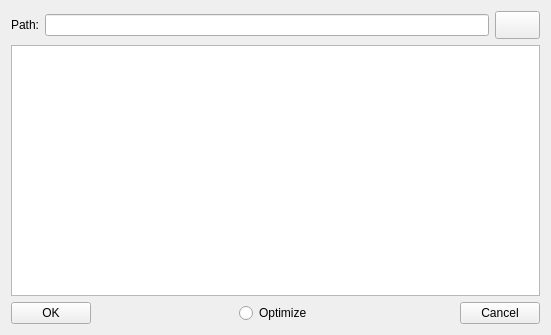
<?xml version="1.0" encoding="UTF-8"?>
<ui version="4.0">
 <class>DPLL_Widget</class>
 <widget class="QWidget" name="DPLL_Widget">
  <property name="geometry">
   <rect>
    <x>0</x>
    <y>0</y>
    <width>551</width>
    <height>335</height>
   </rect>
  </property>
  <property name="windowTitle">
   <string>DPLL</string>
  </property>
  <property name="windowIcon">
   <iconset resource="res.qrc">
    <normaloff>:/Images/files/01.png</normaloff>:/Images/files/01.png</iconset>
  </property>
  <layout class="QGridLayout" name="gridLayout">
   <item row="2" column="0">
    <widget class="QTextBrowser" name="textBrowser"/>
   </item>
   <item row="3" column="0">
    <layout class="QHBoxLayout" name="horizontalLayout">
     <item>
      <widget class="QPushButton" name="pushButton">
       <property name="text">
        <string>OK</string>
       </property>
      </widget>
     </item>
     <item>
      <spacer name="horizontalSpacer">
       <property name="orientation">
        <enum>Qt::Horizontal</enum>
       </property>
       <property name="sizeHint" stdset="0">
        <size>
         <width>40</width>
         <height>20</height>
        </size>
       </property>
      </spacer>
     </item>
     <item>
      <widget class="QRadioButton" name="radioButton">
       <property name="maximumSize">
        <size>
         <width>200</width>
         <height>16777215</height>
        </size>
       </property>
       <property name="text">
        <string>Optimize</string>
       </property>
      </widget>
     </item>
     <item>
      <spacer name="horizontalSpacer_2">
       <property name="orientation">
        <enum>Qt::Horizontal</enum>
       </property>
       <property name="sizeHint" stdset="0">
        <size>
         <width>40</width>
         <height>20</height>
        </size>
       </property>
      </spacer>
     </item>
     <item>
      <widget class="QPushButton" name="pushButton_2">
       <property name="text">
        <string>Cancel</string>
       </property>
      </widget>
     </item>
    </layout>
   </item>
   <item row="1" column="0">
    <layout class="QHBoxLayout" name="horizontalLayout_2">
     <item>
      <widget class="QLabel" name="label">
       <property name="text">
        <string>Path:</string>
       </property>
      </widget>
     </item>
     <item>
      <widget class="QLineEdit" name="lineEdit"/>
     </item>
     <item>
      <widget class="QPushButton" name="pushButton_3">
       <property name="minimumSize">
        <size>
         <width>45</width>
         <height>28</height>
        </size>
       </property>
       <property name="maximumSize">
        <size>
         <width>45</width>
         <height>28</height>
        </size>
       </property>
       <property name="text">
        <string/>
       </property>
       <property name="icon">
        <iconset resource="res.qrc">
         <normaloff>:/Images/files/Directory.png</normaloff>:/Images/files/Directory.png</iconset>
       </property>
      </widget>
     </item>
    </layout>
   </item>
  </layout>
 </widget>
 <resources>
  <include location="res.qrc"/>
 </resources>
 <connections/>
</ui>
